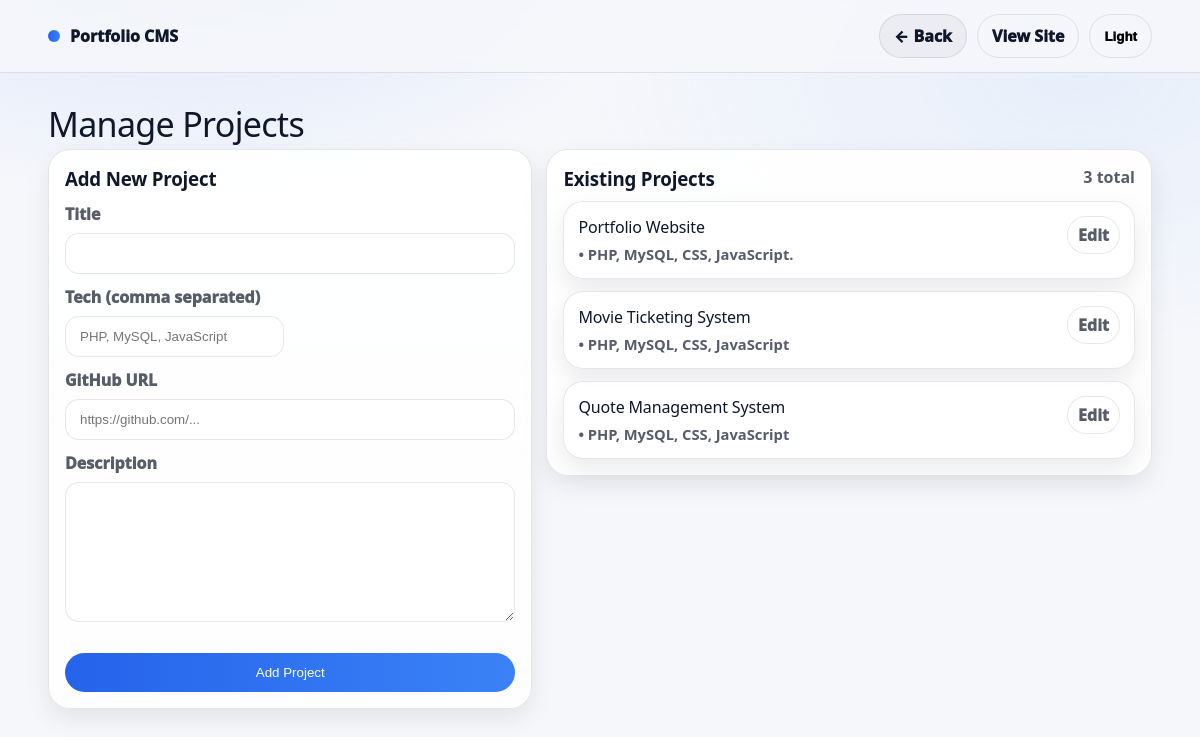
/manage_projects.php (signed in), run on the app's committed database.
### tables this page shows
CREATE TABLE `portfolio_projects` (
  `id` int(11) NOT NULL,
  `user_id` int(11) NOT NULL,
  `title` varchar(200) NOT NULL,
  `description` text NOT NULL,
  `tech` varchar(255) DEFAULT '',
  `live_url` varchar(255) DEFAULT '',
  `github_url` varchar(255) DEFAULT '',
  `created_at` timestamp NOT NULL DEFAULT current_timestamp()
);

### auth.php (called while the page is built, shortened)
<?php
if (!function_exists("is_admin")) {
  function is_admin(): bool {
    return (($_SESSION["role"] ?? "user") === "admin");
  }
}
if (!function_exists("current_user_id")) {
  function current_user_id(): int {
    return (int)($_SESSION["user_id"] ?? 0);
  }
}

### manage_projects.php (the view, shortened to what this page needs)
<?php
require "db.php";
require "auth.php";
$target_user_id = current_user_id();
$projects = [];
$stmt = $conn->prepare("SELECT * FROM portfolio_projects WHERE user_id=? ORDER BY id DESC");
$stmt->bind_param("i", $target_user_id);
$stmt->execute();
$res = $stmt->get_result();
while ($row = $res->fetch_assoc()) $projects[] = $row;
$qs = is_admin() ? ("?user_id=" . $target_user_id) : "";
$stmt = $conn->prepare("SELECT username FROM users WHERE id=? LIMIT 1");
$stmt->bind_param("i", $target_user_id);
$stmt->execute();
$tu = $stmt->get_result()->fetch_assoc();
$target_username = $tu["username"] ?? ($_SESSION["username"] ?? "");
$viewSiteUrl = "index.php?u=" . urlencode($target_username);
?>
<!doctype html>
<html lang="en">
<head>
  <link rel="stylesheet" href="style.css">
</head>
<body>
<header class="topbar">
  <div class="wrap topbar-inner">
    <a class="brand" href="dashboard.php<?php echo $qs; ?>">
      <span class="brand-dot"></span>
      <span class="brand-text">Portfolio CMS</span>
    </a>
    <div class="topbar-right">
      <a class="pill" href="dashboard.php<?php echo $qs; ?>">← Back</a>
      <a class="pill pill-ghost" href="<?php echo htmlspecialchars($viewSiteUrl); ?>">View Site</a>
      <button class="pill pill-ghost" id="themeToggle" type="button">
        <span class="theme-label">Dark</span>
      </button>
    </div>
  </div>
</header>
<main class="admin-shell">
  <div>
    <div class="admin-page-title">Manage Projects</div>
  </div>
  <section class="admin-layout">
    <div class="admin-cardx">
      <div class="admin-cardx-head">
        <h3>Add New Project</h3>
      </div>
      <form method="post" class="admin-form">
        <label class="admin-label">Title</label>
        <input class="admin-input" name="title" required>
        <div class="admin-row">
          <div>
            <label class="admin-label">Tech (comma separated)</label>
            <input class="admin-input" name="tech" placeholder="PHP, MySQL, JavaScript">
          </div>
        </div>
        <label class="admin-label">GitHub URL</label>
        <input class="admin-input" name="github_url" placeholder="https://github.com/...">
        <label class="admin-label">Description</label>
        <textarea class="admin-textarea" name="description" required></textarea>
        <div class="admin-actions-row">
          <button class="admin-btn" type="submit">Add Project</button>
        </div>
      </form>
    </div>
    <div class="admin-cardx">
      <div class="admin-cardx-head">
        <h3>Existing Projects</h3>
        <div class="muted"><?php echo count($projects); ?> total</div>
      </div>
      <?php if(count($projects) === 0): ?>
        <div class="panel" style="margin-top:10px">
          <b>No projects yet.</b><br>
          <span class="muted">Add your first project using the form on the left.</span>
        </div>
      <?php else: ?>
        <div class="item-list">
          <?php foreach($projects as $p): ?>
            <details class="item">
              <summary class="item-summary">
                <div>
                  <div class="item-title"><?php echo htmlspecialchars($p["title"]); ?></div>
                  <div class="item-meta">
                 <?php if (!empty($p["tech"])): ?>
                      • <?php echo htmlspecialchars($p["tech"]); ?>
                    <?php endif; ?>
                  </div>
                </div>
                <div class="item-badge">Edit</div>
              </summary>
            </details>
          <?php endforeach; ?>
        </div>
      <?php endif; ?>
    </div>
  </section>
</main>
</body>
</html>

### data on the page
portfolio_projects: title "Portfolio Website", tech "PHP, MySQL, CSS, JavaScript."
portfolio_projects: title "Movie Ticketing System", tech "PHP, MySQL, CSS, JavaScript"
portfolio_projects: title "Quote Management System", tech "PHP, MySQL, CSS, JavaScript"

### other printed values
count($projects) "3"
